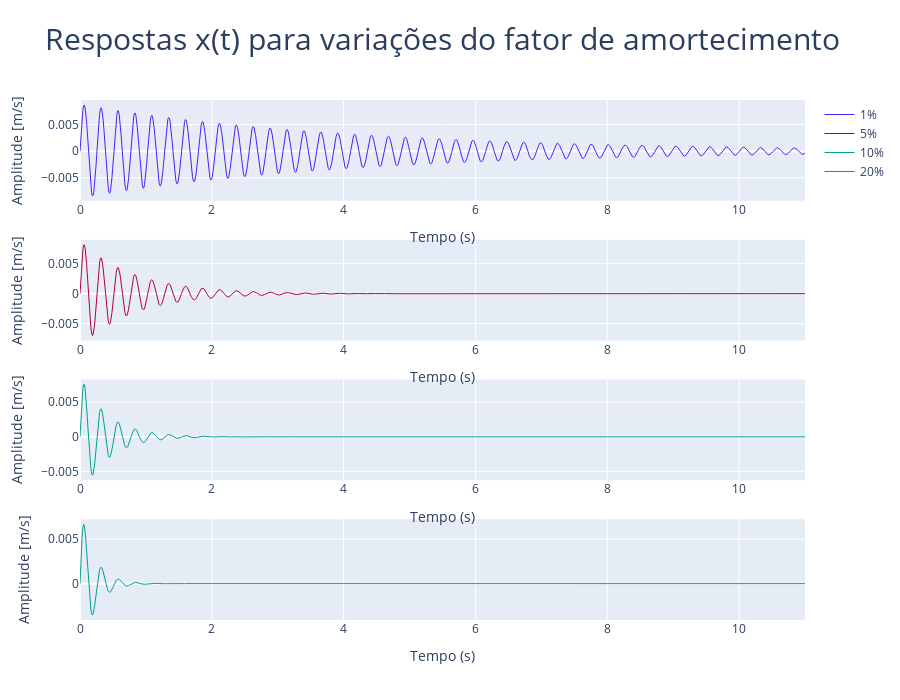

The notebook cell saved with this chart:
### Code cell
# figura 6: signal veloc filtrado 4 - 200 Hz

fig = make_subplots(rows=4, cols=1)


fig.add_trace(go.Scatter(x=t,y=x[0], mode="lines", name="1%", line_width=1, marker_color="#511CFB"), row=1, col=1)
fig.add_trace(go.Scatter(x=t,y=x[1], mode="lines", name="5%", line_width=1, marker_color="#AF0038"), row=2, col=1)
fig.add_trace(go.Scatter(x=t,y=x[2], mode="lines", name="10%", line_width=1, marker_color="#00A08B"), row=3, col=1)
fig.add_trace(go.Scatter(x=t,y=x[3], mode="lines", name="20%", line_width=1, marker_color="#00A08B"), row=4, col=1)

fig.update_layout(title_text="Respostas x(t) para variações do fator de amortecimento",
                  title_font_size=30, height=700,
                  xaxis_title="Tempo (s)",
                  yaxis_title="Amplitude [m/s]")

# Definir o título do eixo Y do subplot na linha 2, coluna 1
fig.update_yaxes(title="Amplitude [m/s]", row=2, col=1)
fig.update_xaxes(title="Tempo (s)", row=2, col=1)

# Definir o título do eixo Y do subplot na linha 2, coluna 1
fig.update_yaxes(title="Amplitude [m/s]", row=3, col=1)
fig.update_xaxes(title="Tempo (s)", row=3, col=1)

fig.update_yaxes(title="Amplitude [m/s]", row=4, col=1)
fig.update_xaxes(title="Tempo (s)", row=4, col=1)
fig.show()

### Figure 1 — Plotly figure (JSON) as saved in the notebook; plotly's stock layout.template omitted (floating-point values rounded to 4 significant figures; data arrays with more than 128 entries replaced by an {"elided": "..."} marker saying what was removed)
{"data": [{"line": {"width": 1}, "marker": {"color": "#511CFB"}, "mode": "lines", "name": "1%", "type": "scatter", "x": {"elided": "1000 float values"}, "xaxis": "x", "y": {"elided": "1000 float values"}, "yaxis": "y"}, {"line": {"width": 1}, "marker": {"color": "#AF0038"}, "mode": "lines", "name": "5%", "type": "scatter", "x": {"elided": "1000 float values"}, "xaxis": "x2", "y": {"elided": "1000 float values"}, "yaxis": "y2"}, {"line": {"width": 1}, "marker": {"color": "#00A08B"}, "mode": "lines", "name": "10%", "type": "scatter", "x": {"elided": "1000 float values"}, "xaxis": "x3", "y": {"elided": "1000 float values"}, "yaxis": "y3"}, {"line": {"width": 1}, "marker": {"color": "#00A08B"}, "mode": "lines", "name": "20%", "type": "scatter", "x": {"elided": "1000 float values"}, "xaxis": "x4", "y": {"elided": "1000 float values"}, "yaxis": "y4"}], "layout": {"height": 700, "title": {"font": {"size": 30}, "text": "Respostas x(t) para variações do fator de amortecimento"}, "xaxis": {"anchor": "y", "domain": [0, 1], "title": {"text": "Tempo (s)"}}, "xaxis2": {"anchor": "y2", "domain": [0, 1], "title": {"text": "Tempo (s)"}}, "xaxis3": {"anchor": "y3", "domain": [0, 1], "title": {"text": "Tempo (s)"}}, "xaxis4": {"anchor": "y4", "domain": [0, 1], "title": {"text": "Tempo (s)"}}, "yaxis": {"anchor": "x", "domain": [0.8063, 1], "title": {"text": "Amplitude [m/s]"}}, "yaxis2": {"anchor": "x2", "domain": [0.5375, 0.7312], "title": {"text": "Amplitude [m/s]"}}, "yaxis3": {"anchor": "x3", "domain": [0.2687, 0.4625], "title": {"text": "Amplitude [m/s]"}}, "yaxis4": {"anchor": "x4", "domain": [0, 0.1938], "title": {"text": "Amplitude [m/s]"}}}}
